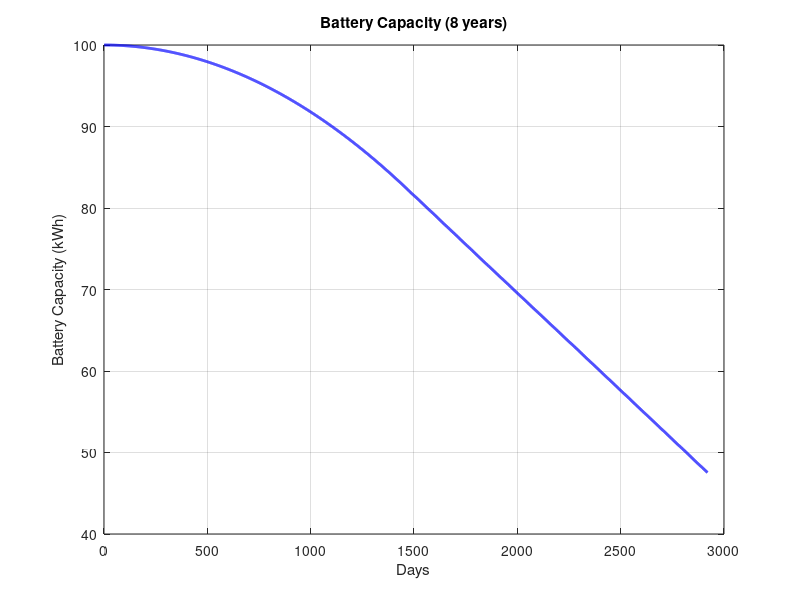

The MATLAB script that drew this image:
% Declare variables
initialCapacity = 100; % kWh.
totalYears = 8; % Total years.
numDataPoints = 365 * totalYears; % Number of data points (one data point per day).
days = 1:numDataPoints; % Days range.

% Calculate the linear degradation rate to achieve a 70% capacity loss over 8 years.
finalCapacity = initialCapacity * 0.3; % 70% capacity loss.
linearDegradationRate = (initialCapacity - finalCapacity) / numDataPoints; % Linear degradation rate.

% Vary the degradation rate to make it more linear at the beginning and fluctuate more as it progresses.
degradationRate = zeros(1, numDataPoints);

% Linear degradation for the first half.
linearPeriod = floor(numDataPoints / 2);
degradationRate(1:linearPeriod) = (linearDegradationRate / linearPeriod) * (1:linearPeriod);

% Simulated fluctuations for the second half.
for t = linearPeriod + 1:numDataPoints

    % Simulated daily fluctuation between 90% and 110%.
    randomFluctuation = 0.9 + 0.2 * rand(1, 1); 
    degradationRate(t) = linearDegradationRate + (linearDegradationRate * (1 - randomFluctuation));
end

% Capacity array.
capacity = zeros(1, numDataPoints);

% Simulate battery capacity degradation over 8 years with varying degradation rate.
for t = 1:numDataPoints
    if t == 1
        capacity(t) = initialCapacity;
    else
        capacity(t) = capacity(t - 1) - degradationRate(t);
    end

    % Ensure capacity does not go below zero.
    if capacity(t) < 0
        capacity(t) = 0;
    end
end

% Plot the results.
figure;
plot(days, capacity, 'b', 'LineWidth', 2);
xlabel('Days');
ylabel('Battery Capacity (kWh)');
title('Battery Capacity (8 years)');
grid on;

% Store the data in a CSV file.
data = [days', capacity'];
csvwrite('battery_max_capacity.csv', data);

% Save the graph as a PNG file.
saveas(gcf, 'brake_max_capacity.png');
